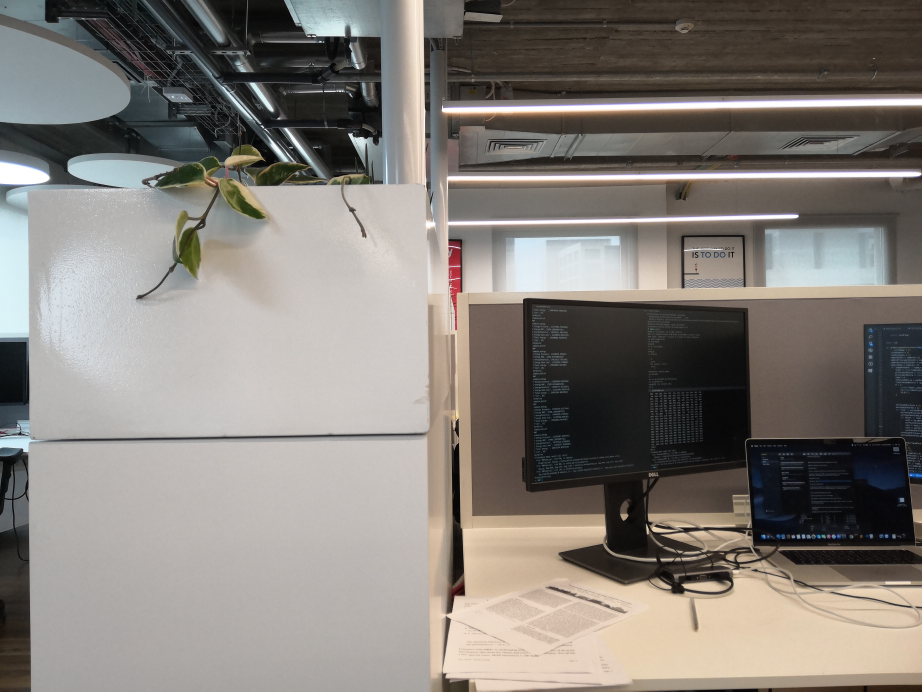
#> input picture SimpleWideBaseline/Images/IMG_20190325_125645.jpg, 4608 x 3456 px (shown at 1/5 size); its folder holds only this picture in this run
$ python -i SEAGULL.py   (imports and definitions only)   (Python 2 division)   (older library calls are emulated)
#> lines starting #> are read from the running program, lines starting #| are printed output that depends on the picture
from PIL import *
import numpy as np
import numpy
import os
import cv2
from matplotlib.pyplot import imshow
import cPickle as pickle
from math import isinf,isnan
import glob
import copy
import tqdm
import scipy
from scipy.sparse import csc_matrix
from scipy.optimize import minimize
from scipy.spatial import ConvexHull
from scipy.sparse import csr_matrix
import skimage
from skimage.measure import label
from sklearn.ensemble import RandomForestClassifier
import matplotlib.pyplot as plt
import math
from skimage.transform import PiecewiseAffineTransform, warp
from skimage.graph import route_through_array

numSegment = 100
globalWidthStep = 15
globalHeightStep = 15
epsilon = 1e-2
sigma_m = 10
lambdaBig = 1.5
lambdaSmall = 0.1
minDistThreshold = 20
sampleSegmentNumber = 10

lambda1 = 5#5
lambda2 = 1#1
lambda3 = 10 #10


##


### ====================================================================================
### DETECTING FEATURES
### ====================================================================================

def detect_and_describe(image, width = 600):
    image = np.array(image)
    gray = cv2.cvtColor(image, cv2.COLOR_BGR2GRAY)

    # Detection keyponts
    surf = cv2.xfeatures2d.SURF_create(nOctaves=2, upright=True)
    kps = surf.detect(gray)
    if not kps:
        surf = cv2.xfeatures2d.SURF_create(upright=True)
        kps = surf.detect(gray)

    # Compute descriptors
    daisy = cv2.xfeatures2d.DAISY_create()
    kpscv, descriptors = daisy.compute(gray, kps)
    kps = np.float32([kp.pt for kp in kpscv])

    return kps, descriptors,kpscv

# [23 lines left out: function featureMatching, not called in this run]


from skimage.segmentation import slic
def segmentation(image,numSegment = numSegment):
    segments = skimage.segmentation.slic(image,n_segments=numSegment)
    return segments


# [151 lines left out: functions getLabeling, is_on_edge, get_neighbouring_label, refine_to_label, refine_to_group, refine_to_super_group, not called in this run]


def refineGlobal(images,show=False):
    dicImages ={}
    for indexImage in range(len(images)-1):

        shape = np.shape(images[0])

        # Get Features
        features1 = detect_and_describe(images[indexImage])
        features2 = detect_and_describe(images[indexImage+1])
        ptsA,ptsB,matches = featureMatching(features1,features2,images[indexImage],images[indexImage+1])

        print(len(ptsA),len(ptsB))
        ptsA = ptsA.astype(int)
        ptsB = ptsB.astype(int)

        segB = segmentation(images[indexImage+1])
        dic = getLabeling(ptsA,ptsB,segB)

        dic,labelValues = refine_to_label(dic)

        neighboursMap = get_neighbouring_label(segB)
        for key in neighboursMap.keys():
            if key not in labelValues :
                del neighboursMap[key]
            else :
                neighboursMap[key] = np.intersect1d(neighboursMap[key],labelValues)


        dicGroup, groupValue = refine_to_group(dic,labelValues,neighboursMap)
        dicSuperGroup,superGroupValue = refine_to_super_group(dicGroup)

        if show :
            for key in dicSuperGroup.keys():

                res = cv2.drawMatchesKnn(images[indexImage],features1[2],images[indexImage+1],features2[2],[],None)
                plt.imshow(res)
                for k in range(len(dicSuperGroup[key][0])) :
                    ptsA = dicSuperGroup[key][0][k]
                    ptsB = dicSuperGroup[key][1][k]
                    plt.plot([ptsA[0],ptsB[0]+shape[1]],[ptsA[1],ptsB[1]],linewidth = 1)
                plt.show()

        dicImages[indexImage,indexImage+1] = dicSuperGroup


    return dicImages


### ====================================================================================
### CREATION OF MATRICES
### ====================================================================================


### SIMPLE TOOLS :
# [1180 lines left out: functions dico_to_array, create_grid, adaptive_feature_weight, find_corners, fill_interpolation_matrice, create_interpolation_feature_matrices and 18 more, not called in this run]

### ====================================================================================
### MAIN
### ====================================================================================

# [29 lines not run here, left out]


>>> import cv2
>>> picture = cv2.imread('SimpleWideBaseline/Images/IMG_20190325_125645.jpg', cv2.IMREAD_GRAYSCALE)
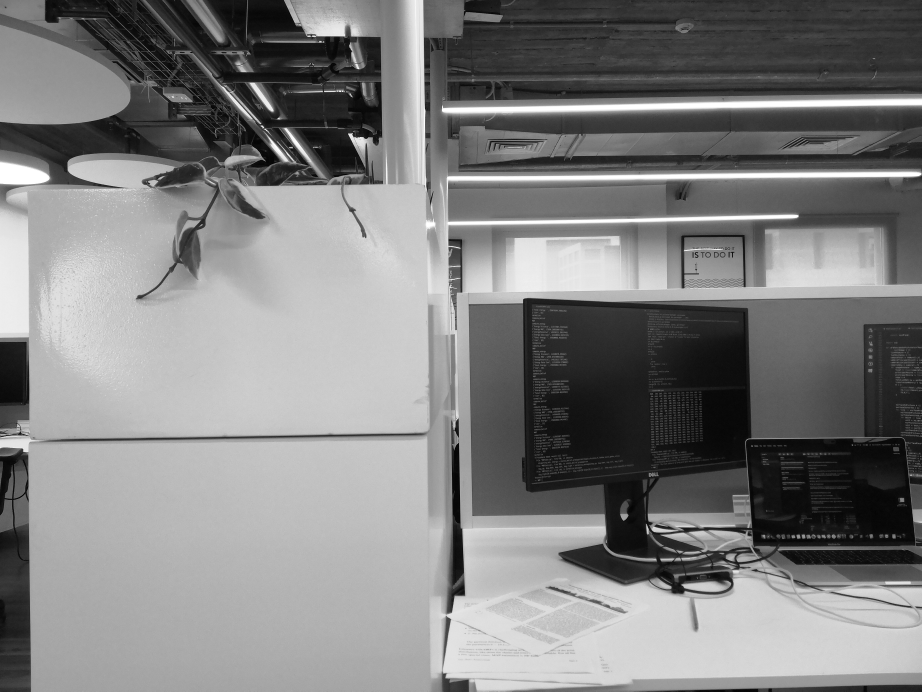
#> picture: shape (3456, 4608) (shown at 1/5 size); min 0, max 255, mean 128.3
>>> result = refineGlobal(picture)
#> the loop in refineGlobal, `for indexImage in range(len(images)-1): ` made 1 pass
#> shape on pass 1: (4608,)
#> after the loop in refineGlobal, `for indexImage in range(len(images)-1):`: dicImages = 0 items
#> (the run stopped early here; a loop or call above may not have finished)

$ run again, on SimpleWideBaseline/Images/IMG_20190325_125648.jpg
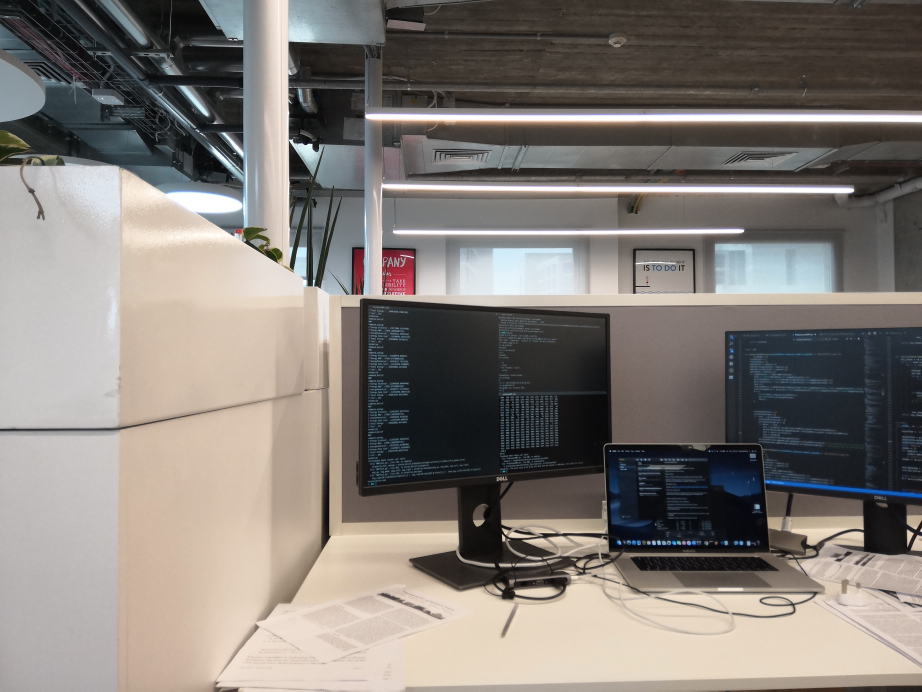
#> input picture SimpleWideBaseline/Images/IMG_20190325_125648.jpg, 4608 x 3456 px (shown at 1/5 size)
#> `picture = cv2.imread('SimpleWideBaseline/Images/IMG_20190325_125645.jp..`:
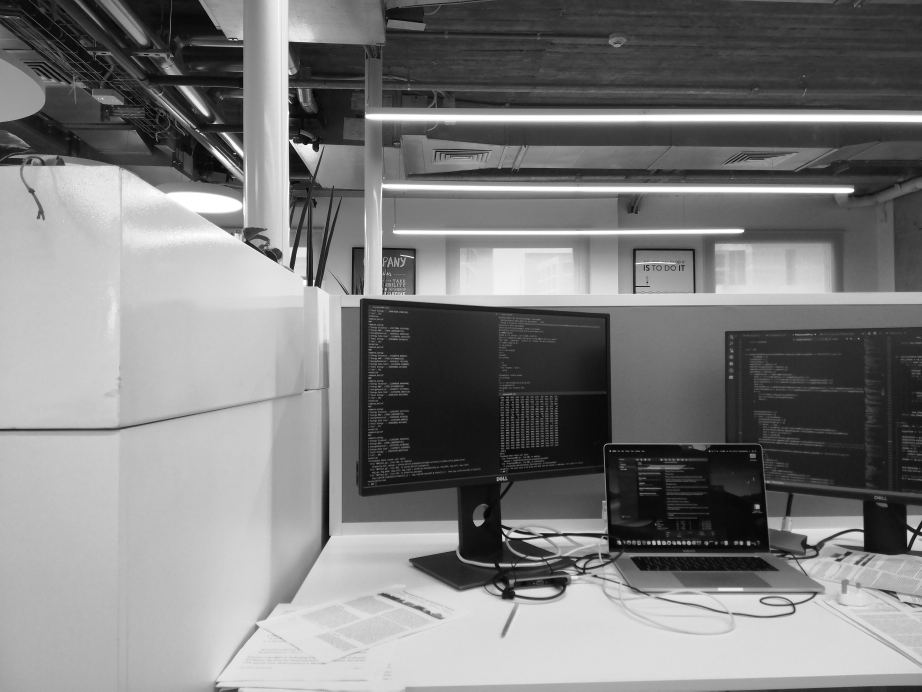
#> picture: shape (3456, 4608) (shown at 1/5 size); min 0, max 255, mean 125.9
#> the loop in refineGlobal, `for indexImage in range(len(images)-1): ` made 1 pass
#> shape on pass 1: (4608,)
#> after the loop in refineGlobal, `for indexImage in range(len(images)-1):`: dicImages = 0 items

$ run again, on SimpleWideBaseline/Images/IMG_20190325_125651.jpg
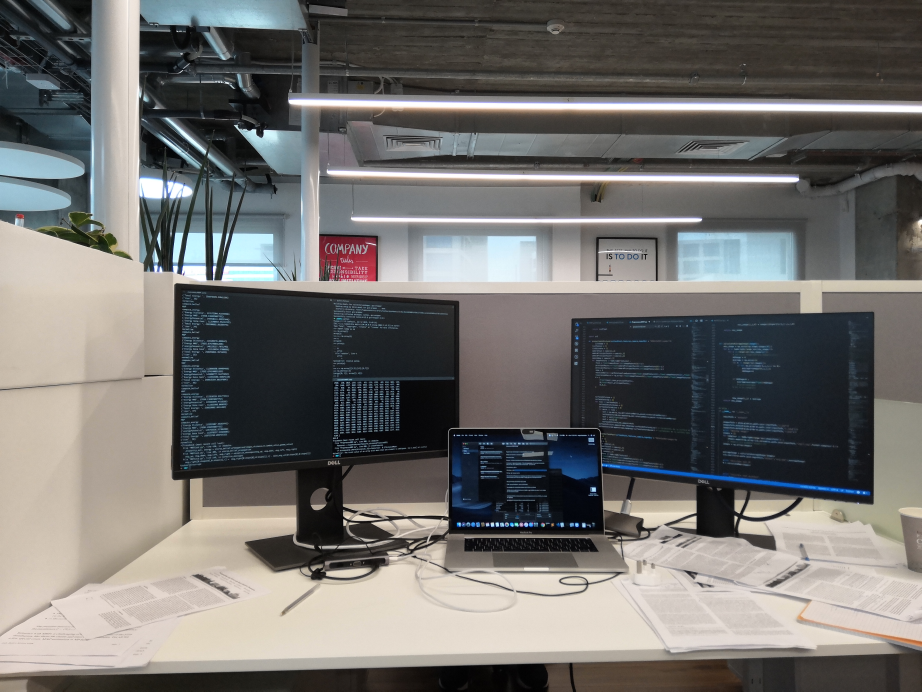
#> input picture SimpleWideBaseline/Images/IMG_20190325_125651.jpg, 4608 x 3456 px (shown at 1/5 size)
#> `picture = cv2.imread('SimpleWideBaseline/Images/IMG_20190325_125645.jp..`:
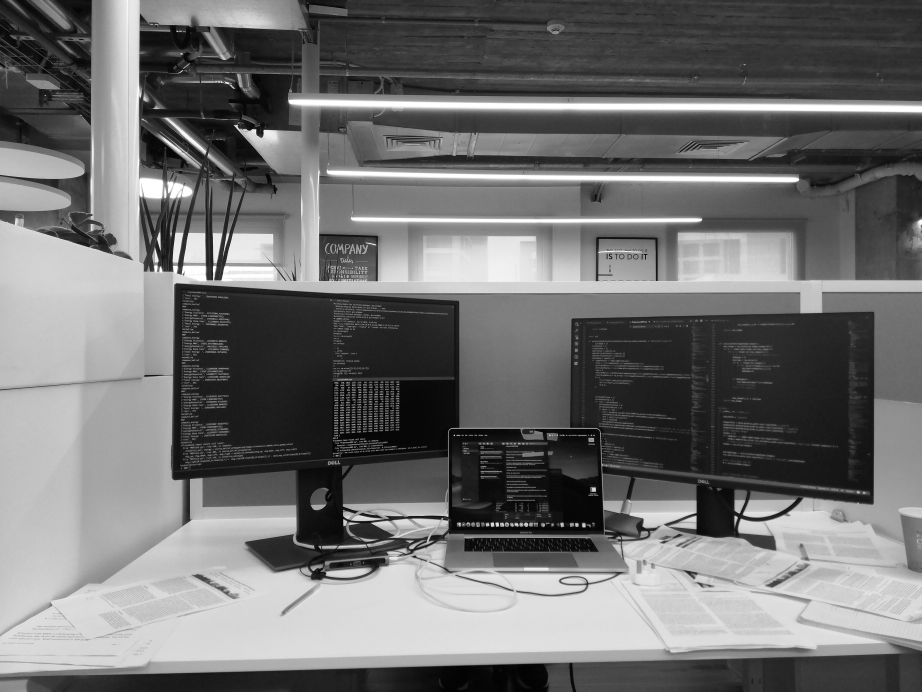
#> picture: shape (3456, 4608) (shown at 1/5 size); min 0, max 255, mean 112.8
#> the loop in refineGlobal, `for indexImage in range(len(images)-1): ` made 1 pass
#> shape on pass 1: (4608,)
#> after the loop in refineGlobal, `for indexImage in range(len(images)-1):`: dicImages = 0 items

$ run again, on SimpleWideBaseline/Images/IMG_20190325_125654.jpg
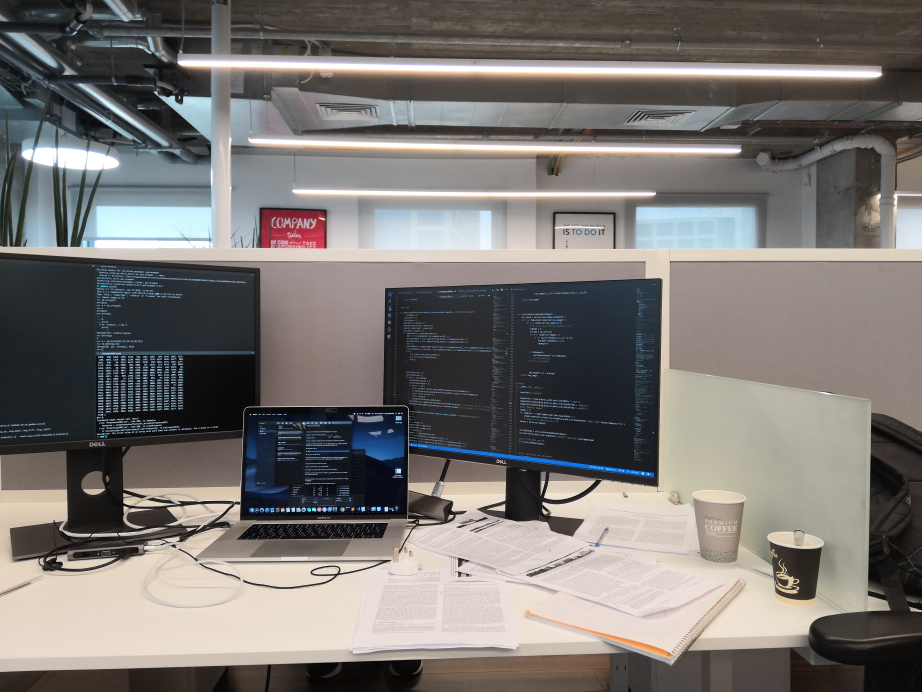
#> input picture SimpleWideBaseline/Images/IMG_20190325_125654.jpg, 4608 x 3456 px (shown at 1/5 size)
#> `picture = cv2.imread('SimpleWideBaseline/Images/IMG_20190325_125645.jp..`:
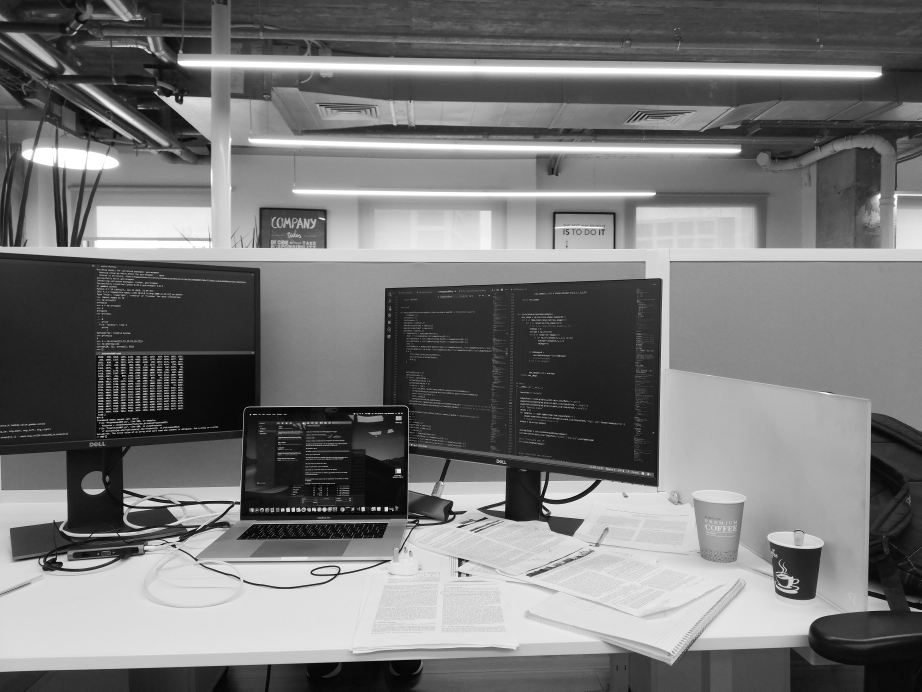
#> picture: shape (3456, 4608) (shown at 1/5 size); min 0, max 255, mean 118.8
#> the loop in refineGlobal, `for indexImage in range(len(images)-1): ` made 1 pass
#> shape on pass 1: (4608,)
#> after the loop in refineGlobal, `for indexImage in range(len(images)-1):`: dicImages = 0 items
